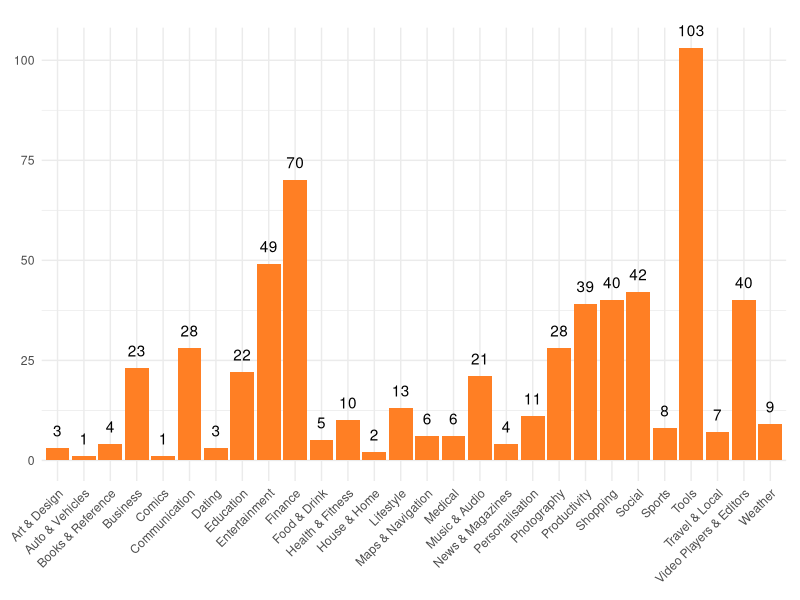
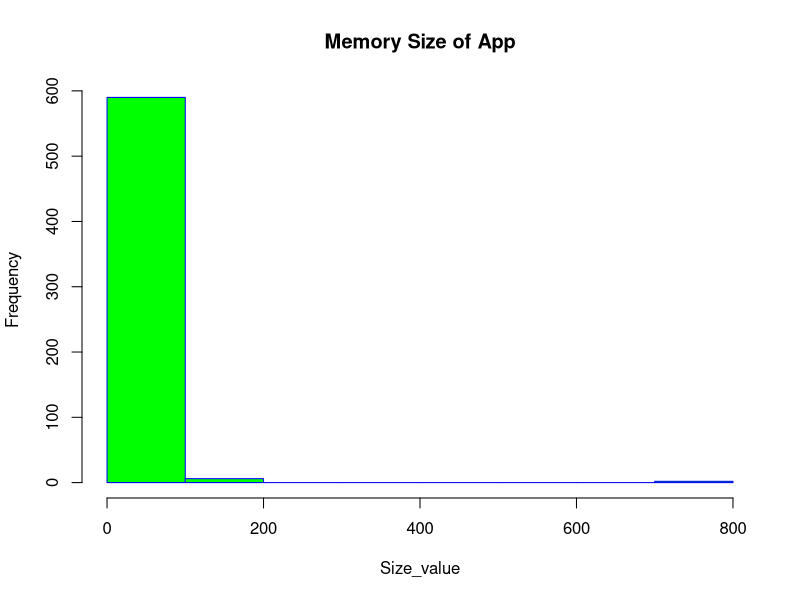
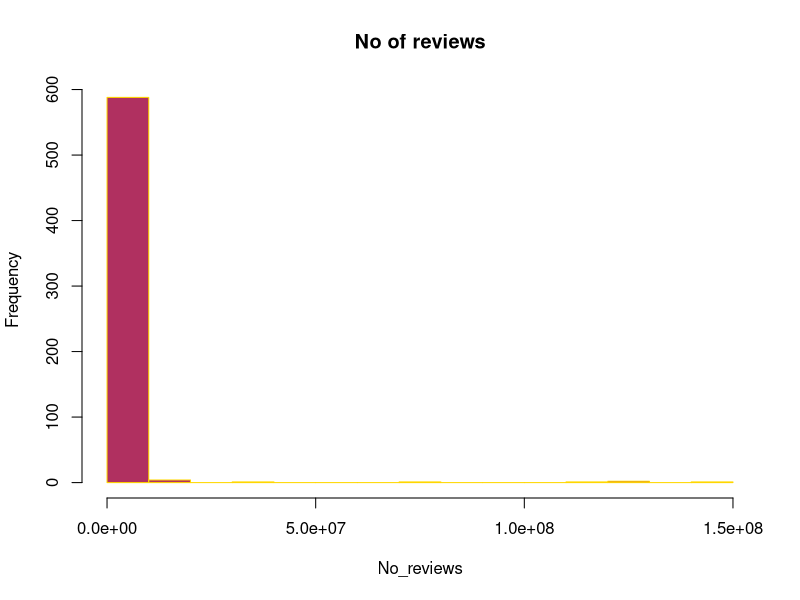
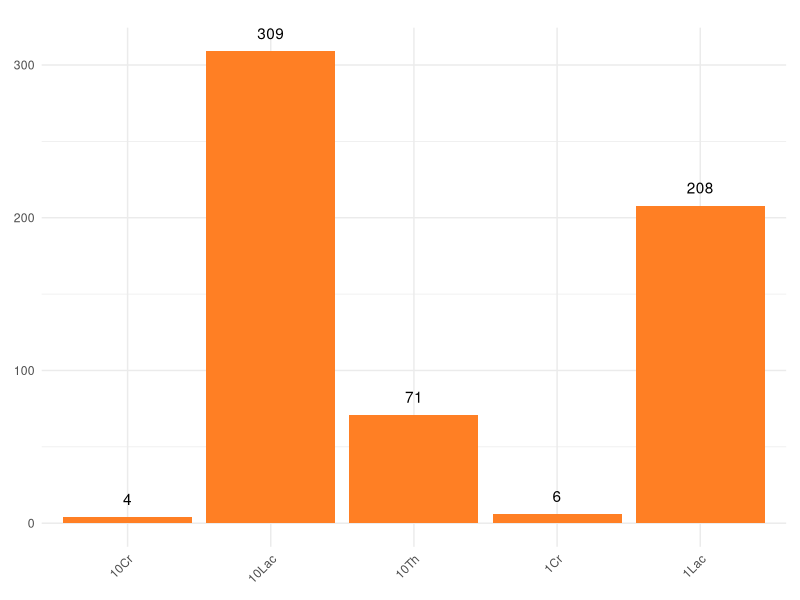
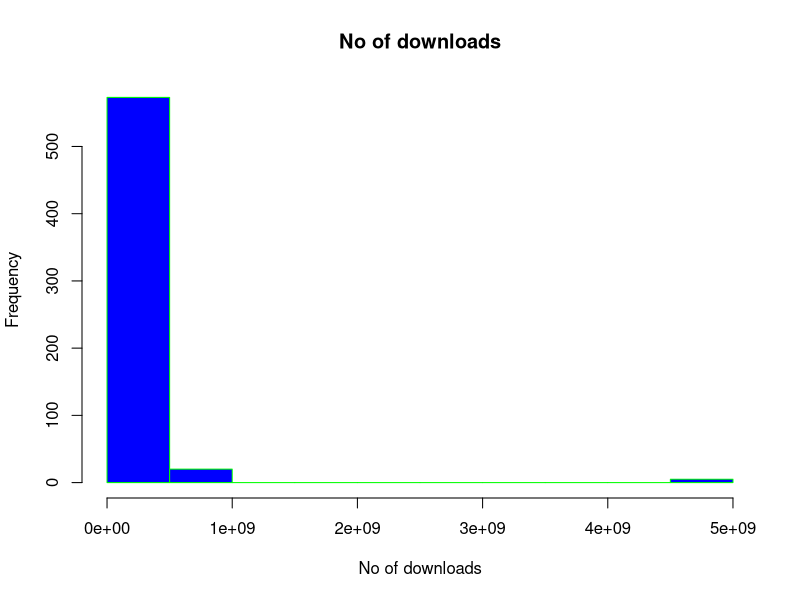
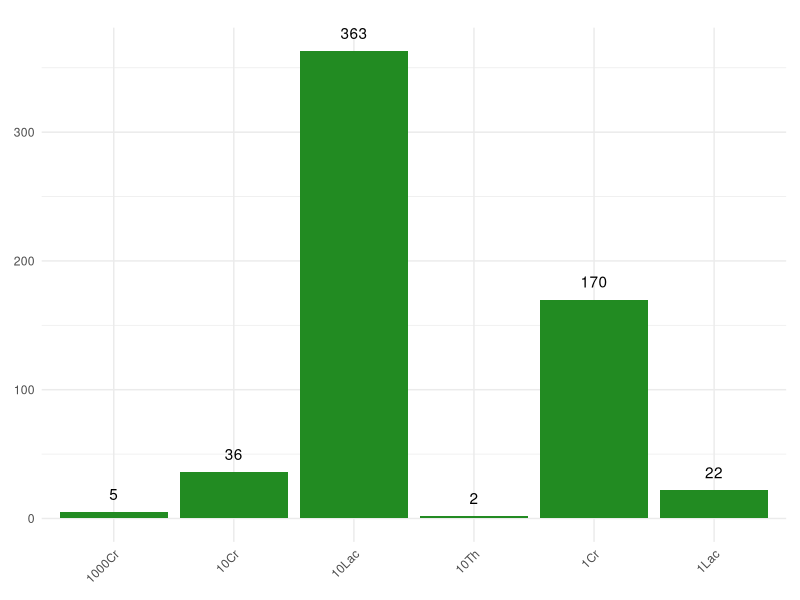
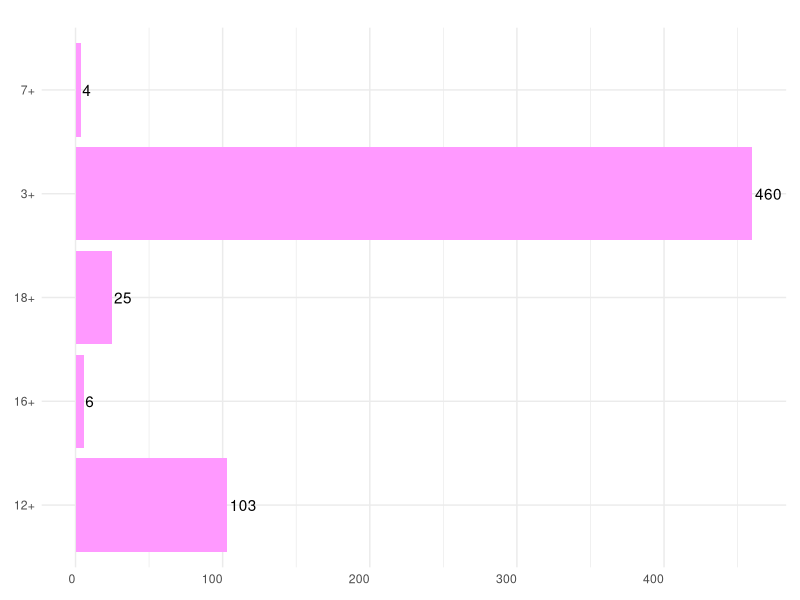
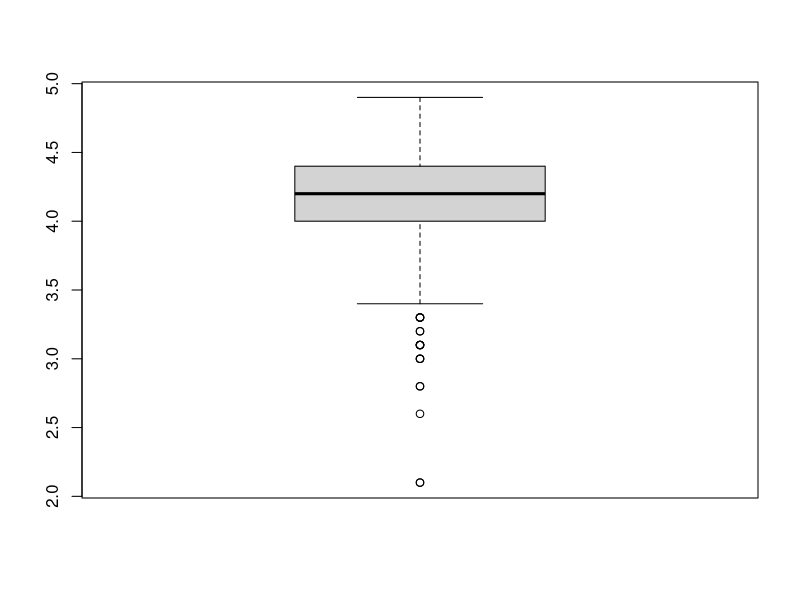

These figures' R source, in order:
# R project code

library(ggplot2)
library(dplyr)
library(tidyverse)
library(scales)
library(tibble)
df<- read.csv(file = 'Apps_Top_500_new.csv')
summary(df)

# separating size column to size value column and size units column
library(tidyr)
# Creation of Size_value column
df$Size_value = as.numeric(gsub(".*?([0-9]+).*", "\\1", df$Size)) 

#Seperating Reviews column to review value and review units column
pattern1 <- "([A-Za-z]+)([0-9]*)"
df$Reviews_Value<- as.numeric(sub(pattern = pattern1, replacement = "\\2", x = df$Reviews))

pattern2 <- "([0-9]+([A-Za-z]*))"
df$Reviews_units<- sub(pattern = pattern2, replacement = "\\2", x = df$Reviews)

#Seperatingdownloads  column to downloads  value and download  units column
pattern3 <- "([A-Za-z+]+)([0-9]*)"
df$Downloads_Value<- as.numeric(sub(pattern = pattern3, replacement = "\\2",x = df$Downloads))

pattern4 <- "([0-9]+([A-Za-z]*))"
df$Downloads_units<- sub(pattern = pattern4, replacement = "\\2", x = df$Downloads)

# Creation of age column from Rated for column
df$Age = as.numeric(gsub(".*?([0-9]+).*", "\\1", df$Rated.for)) 
summary(df)

# calculation of no_reviews and no_downloads
df$No_reviews<-ifelse(df$Reviews_units == "L", df$Reviews_Value * 100000,
                      ifelse(df$Reviews_units == "Cr",df$Reviews_Value * 10000000,
                             df$Reviews_Value * 1000))
df$No_downloads<-ifelse(df$Downloads_units == "L+", df$Downloads_Value * 100000,
                        ifelse(df$Downloads_units == "Cr+",df$Downloads_Value * 10000000,
                               df$Downloads_Value * 1000))
summary(df)


# count plot of category

df %>% 
  count(Category) %>% 
  mutate(prop = n) %>% 
  ggplot(aes(x = Category, y = prop)) +
  geom_col(fill = "#FF7F24") +
  geom_text(aes(label = prop, vjust = -1)) +
  coord_cartesian(clip = "off") +
  theme_minimal() +
  theme(axis.text.x = element_text(angle=45, hjust=1, vjust = 1),
        axis.title = element_blank(),
        plot.margin = margin(t = 20, r = 10, b = 10, l = 10))

hist(df$Size_value,xlab = "Size_value",col = "green",border = "Blue",main="Memory Size of App")
hist(df$No_reviews,xlab = "No_reviews",col = "Maroon",border = "Gold",main="No of reviews")
df_reviews<-as.data.frame(df[,16])


myfun<- function(x)
{
  if (x >=1 && x<=10000) {z<-"10Th"}
  else if (x >=10001 && x<=100000) {z<-"1Lac"}
  else if (x >=100001 && x<=10000000) {z<-"10Lac"}
  else if (x >=1000001 && x<=100000000) {z<-"1Cr"}
  else if (x >=10000001 && x<=1000000000) {z<-"10Cr"}
  else if (x>= 100000001 && x<=1000000000) {z<-"100Cr"}
  else if (x >=1000000001 && x<=10000000000) {z<-"1000Cr"}
  else  {z<-"NA"}
  
}

df_reviews$typeNew<- apply(df_reviews,1,myfun)

df_reviews %>% 
  count(typeNew) %>% 
  mutate(prop = n) %>% 
  ggplot(aes(x = typeNew, y = prop)) +
  geom_col(fill = "#FF7F24") +
  geom_text(aes(label = prop, vjust = -1)) +
  coord_cartesian(clip = "off") +
  theme_minimal() +
  theme(axis.text.x = element_text(angle=45, hjust=1, vjust = 1),
        axis.title = element_blank(),
        plot.margin = margin(t = 20, r = 10, b = 10, l = 10))


hist(df$No_downloads,xlab = "No of downloads",col = "Blue",border = "Green",main="No of downloads")
df_downloads<-as.data.frame(df[,17])
df_downloads$typeNew<- apply(df_downloads,1,myfun)


df_downloads %>% 
  count(typeNew) %>% 
  mutate(prop = n) %>% 
  ggplot(aes(x = typeNew, y = prop)) +
  geom_col(fill = "#228B22") +
  geom_text(aes(label = prop, vjust = -1)) +
  coord_cartesian(clip = "off") +
  theme_minimal() +
  theme(axis.text.x = element_text(angle=45, hjust=1, vjust = 1),
        axis.title = element_blank(),
        plot.margin = margin(t = 20, r = 10, b = 10, l = 10))



# count plot of Rated for

df %>% 
  count(Rated.for) %>% 
  mutate(prop = n) %>% 
  ggplot(aes(x = prop, y = Rated.for)) +
  geom_col(fill = "#FF99FF") +
  geom_text(aes(label = prop, hjust = -0.1)) +
  coord_cartesian(clip = "off") +
  theme_minimal() +
  theme(axis.text.x = element_text(hjust=1, vjust = 1),
        axis.title = element_blank(),
        plot.margin = margin(t = 20, r = 10, b = 10, l = 10)) 

boxplot(df$Star.Rating)

df_cat<-as.data.frame(df %>% group_by(Category) %>%
                        summarize(No_reviews_th = sum(No_reviews)/1000))


df_order<-df_cat[order(df_cat$No_reviews_th, decreasing = TRUE), ]  
df_order

bp<- ggplot(df_cat, aes(x="", y=No_reviews_th, fill=Category))+
  geom_bar(width = 1, stat = "identity",color="Dark Blue")
bp

df_cat<-as.data.frame(df %>% group_by(Category) %>%
                        summarize(No_downloads_th = sum(No_downloads)/1000))


df_order<-df_cat[order(df_cat$No_downloads_th, decreasing = TRUE), ]  
df_order

piepercent<- round(100 * df_cat$No_downloads_th / sum(df_cat$No_downloads_th), 1)

pieless3<-ifelse(piepercent<3 ,'',as.character(piepercent))


ggplot(df_cat, aes(x="", y=No_downloads_th, fill=Category)) +geom_bar(width = 0.5, stat = "identity") +
  coord_polar("y", start=0) +theme_void()  +
  geom_text(aes(label = paste(pieless3)), position = position_stack(vjust = 0.5)) +
  theme(axis.line = element_blank(),
        axis.text = element_blank(),
        axis.ticks = element_blank(),
        plot.title = element_text(hjust = 0.5, color = "#FF0000"))+
  ggtitle("Sum of no of Downloads ")


plot(x = df$Star.Rating, y = df$No_downloads,
     xlab = "Star Rating",
     ylab = "No of Downloads",   
     main = "Star ratings  vs No of downloads"
)

plot(x = df$Star.Rating, y = df$No_reviews,
     xlab = "Star Rating",
     ylab = "No of Reviews",
     main = "Star ratings  vs No of Reviews"
)

plot(x = df$Star.Rating, y = df$Size_value,
     xlab = "Star Rating",
     ylab = "Size(MB) ",
     main = "Star ratings  vs Memory Size (MB)"
)

plot(x = df$Star.Rating, y = df$Age,
     xlab = "Star Rating",
     ylab = "Rated For ",
     main = "Star ratings  vsRated For "
)


# extracting subset of dataframe for Category =  Tools

df_tools<- select(filter(df, Category  == "Tools"), c(Size_value, No_reviews, No_downloads,Age,Star.Rating))
plot(x = df_tools$Size_value, y = df_tools$No_reviews,
     xlab = "App Size",
     ylab = "No of Reviews",        
     main = "appsize vs no of reviews"
)

plot(x = df_tools$Size_value, y = df_tools$No_downloads,
     xlab = "App Size",
     ylab = "No of Downloads",     
     main = "appsize vs no of downloads"
)

plot(x = df_tools$No_reviews, y = df_tools$No_downloads,
     xlab = "No of Reviews",
     ylab = "No of Downloads",     
     main = "no of reviews vs no of downloads"
)

plot(x = df_tools$Age, y = df_tools$No_downloads,
     xlab = "Age",
     ylab = "No of Downloads",
     main = "Age vs no of downloads"
)

# Correlation matrix

res<-cor(df_tools)
round(res, 2)

# plot a heat map
library(ggplot2)
library(reshape2)
data1<-melt(res)

ggplot(data1,aes(x = Var1, y = Var2,fill = value))+
  geom_tile() + scale_fill_distiller(palette = "Spectral")



# create a facet wrap
ggplot(df, aes(No_reviews, No_downloads)) +
  geom_point() +
  facet_wrap(vars(Rated.for))

